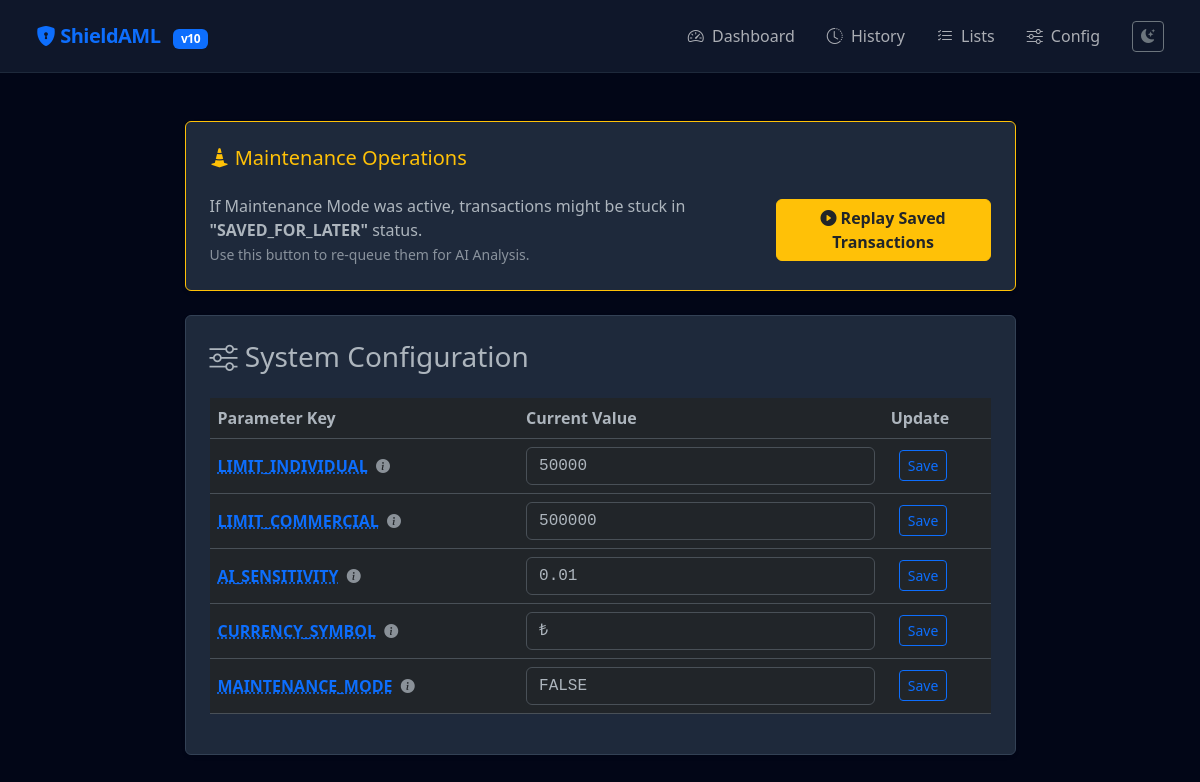
The page /config on the database its author committed.
### app/models.py (models this page shows)
class SystemConfig(Base):
    __tablename__ = "system_configs"
    key = Column(String, primary_key=True, index=True) # e.g., 'MAINTENANCE_MODE'
    value = Column(String) # e.g., 'TRUE'
    description = Column(String) # Tooltip description for UI

### app/main.py (the view)
@app.get("/config", response_class=HTMLResponse)
async def config_page(request: Request, db: Session = Depends(get_db)):
    configs = db.query(SystemConfig).all()
    return templates.TemplateResponse("config.html", {"request": request, "configs": configs})

### app/templates/config.html (shortened to what this page needs)
{% extends "layout.html" %}
{% block content %}
<div class="row justify-content-center">
    <div class="col-lg-9">
        <div class="card p-4 mb-4 border-warning shadow-sm">
            <h5 class="text-warning"><i class="bi bi-cone-striped"></i> Maintenance Operations</h5>
            <div class="d-flex justify-content-between align-items-center mt-3">
                <span>
                    If Maintenance Mode was active, transactions might be stuck in <strong>"SAVED_FOR_LATER"</strong> status.
                    <br><small class="text-muted">Use this button to re-queue them for AI Analysis.</small>
                </span>
                <button onclick="replayTransactions()" class="btn btn-warning text-dark fw-bold">
                    <i class="bi bi-play-circle-fill"></i> Replay Saved Transactions
                </button>
            </div>
        </div>
        <div class="card p-4 shadow-sm">
            <h3 class="mb-4"><i class="bi bi-sliders"></i> System Configuration</h3>
            <table class="table align-middle">
                <thead><tr><th>Parameter Key</th><th>Current Value</th><th>Update</th></tr></thead>
                <tbody>
                    {% for config in configs %}
                    <tr>
                        <td>
                            <span class="d-inline-block" data-bs-toggle="tooltip" data-bs-placement="top" title="{{ config.description }}">
                                <strong class="text-primary" style="cursor: help; text-decoration: underline dotted;">{{ config.key }}</strong>
                                <i class="bi bi-info-circle-fill text-muted ms-1 small"></i>
                            </span>
                        </td>
                        <td>
                            <form action="/api/v1/config/update" method="post" class="d-flex">
                                <input type="text" name="value" class="form-control font-monospace" value="{{ config.value }}">
                        </td>
                        <td>
                                <button type="submit" class="btn btn-outline-primary btn-sm ms-2">Save</button>
                        </td>
                    </tr>
                    {% endfor %}
                </tbody>
            </table>
        </div>
    </div>
</div>
{% endblock %}

### app/templates/layout.html (style rules this page uses)
body { font-family: 'Segoe UI', system-ui, -apple-system, sans-serif; transition: background-color 0.3s; }
.card { border: none; box-shadow: 0 4px 6px -1px rgba(0, 0, 0, 0.1); transition: transform 0.2s; }
[data-bs-theme="dark"] body { background-color: #020617; }
[data-bs-theme="dark"] .card { background-color: #1e293b; border: 1px solid #334155; }

### rows shown on the page
SystemConfig: key "LIMIT_INDIVIDUAL", value "50000"
SystemConfig: key "LIMIT_COMMERCIAL", value "500000"
SystemConfig: key "AI_SENSITIVITY", value "0.01"
SystemConfig: key "CURRENCY_SYMBOL", value "₺"
SystemConfig: key "MAINTENANCE_MODE", value "FALSE"
